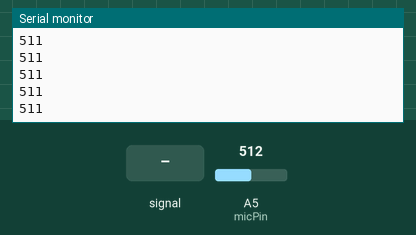
Recording of a sketch running on a simulated Arduino Uno, built with avr-gcc and run on an emulated ATmega328P. Parts: the last lines printed to the serial monitor. Inputs (shaded band) come from the test bench; at power-on: A5 (micPin) = 512.

Above: at 1.2 s.
1.3 s: A5 (micPin) fed a 200 Hz sine of ±81 counts around its level
At 2.3 s:
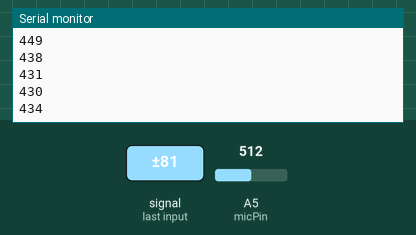
2.8 s: A5 (micPin) set to 716
At 3.3 s:
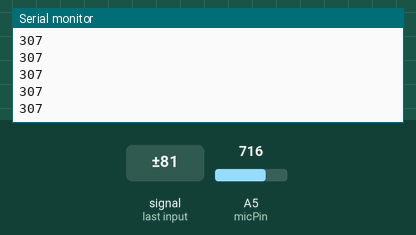
4.3 s: A5 (micPin) fed a 1000 Hz sine of ±255 counts around its level
At 5.1 s:
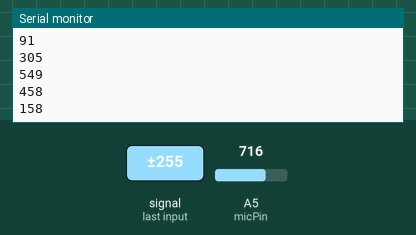
5.8 s: A5 (micPin) set to 900
At 6.5 s:
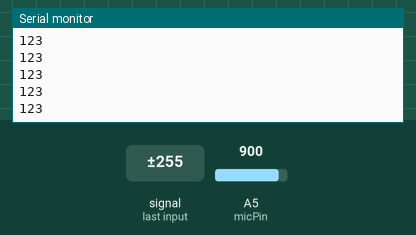
Timing chart, 0 to 8.3 s (numbered marks = the images above; inputs shaded):
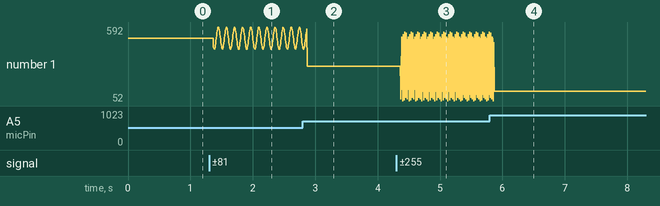

Measured:
- after the input at 1.3 s, the serial monitor: prints a new line after 0.07 s (image 1)
- after the input at 2.8 s, the serial monitor: prints a new line after 0.07 s (image 2)
- after the input at 4.3 s, the serial monitor: prints a new line after 0.07 s (image 3)
- after the input at 5.8 s, the serial monitor: prints a new line after 0.07 s (image 4)
- plotted number 1: 511 → 449 after the input at 1.3 s, 449 → 307 after the input at 2.8 s, 307 → 341 after the input at 4.3 s, 341 → 123 after the input at 5.8 s

The sketch:

micSerialOutput.ino
```cpp
/*
 * 20160603 - Read Analog Value from LDR sensor
 */


int micPin = A5;


void setup() {

Serial.begin(9600);
}

void loop() {

int micValue = analogRead(micPin);
micValue = map(micValue,0,1023,1023,0);
Serial.println(micValue);


}
```
